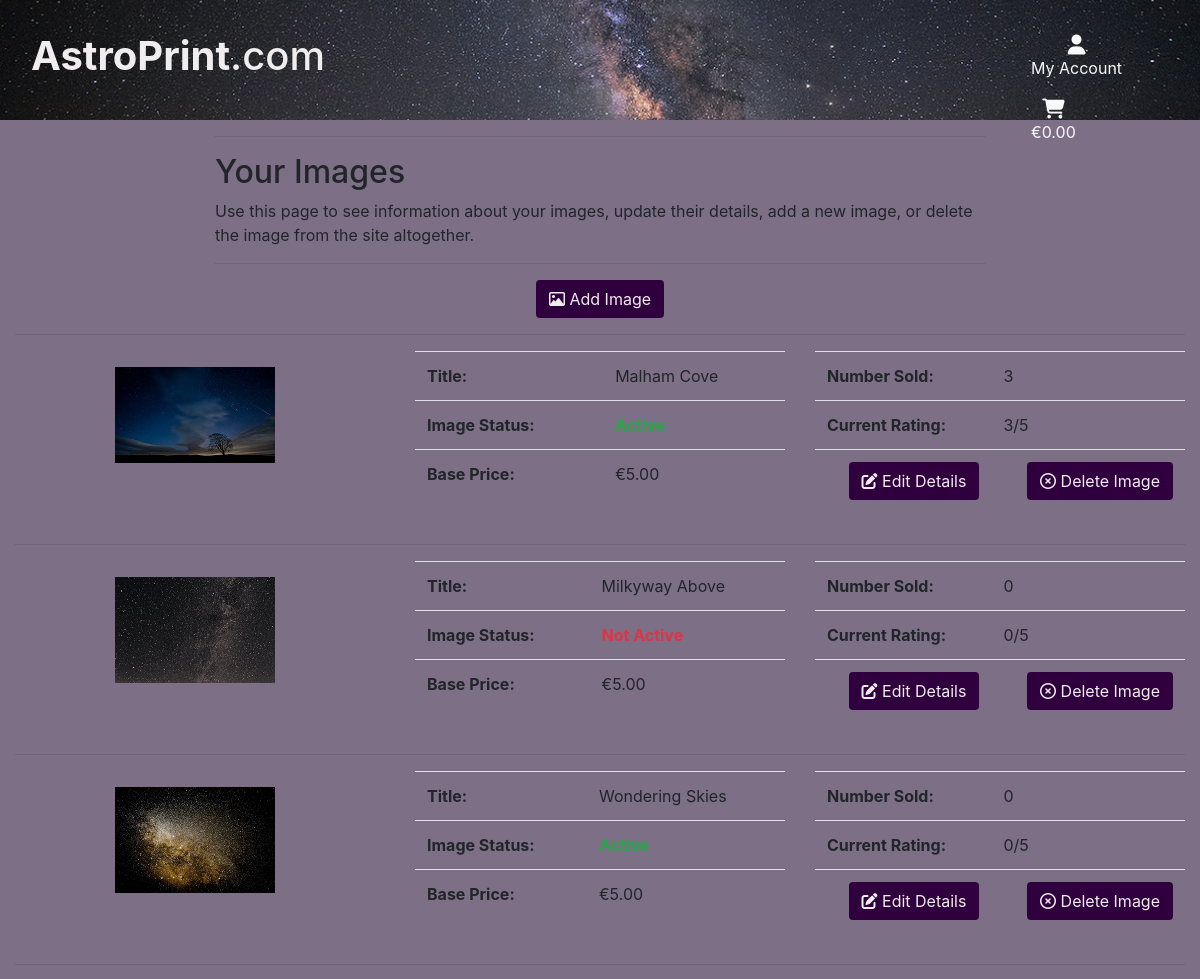
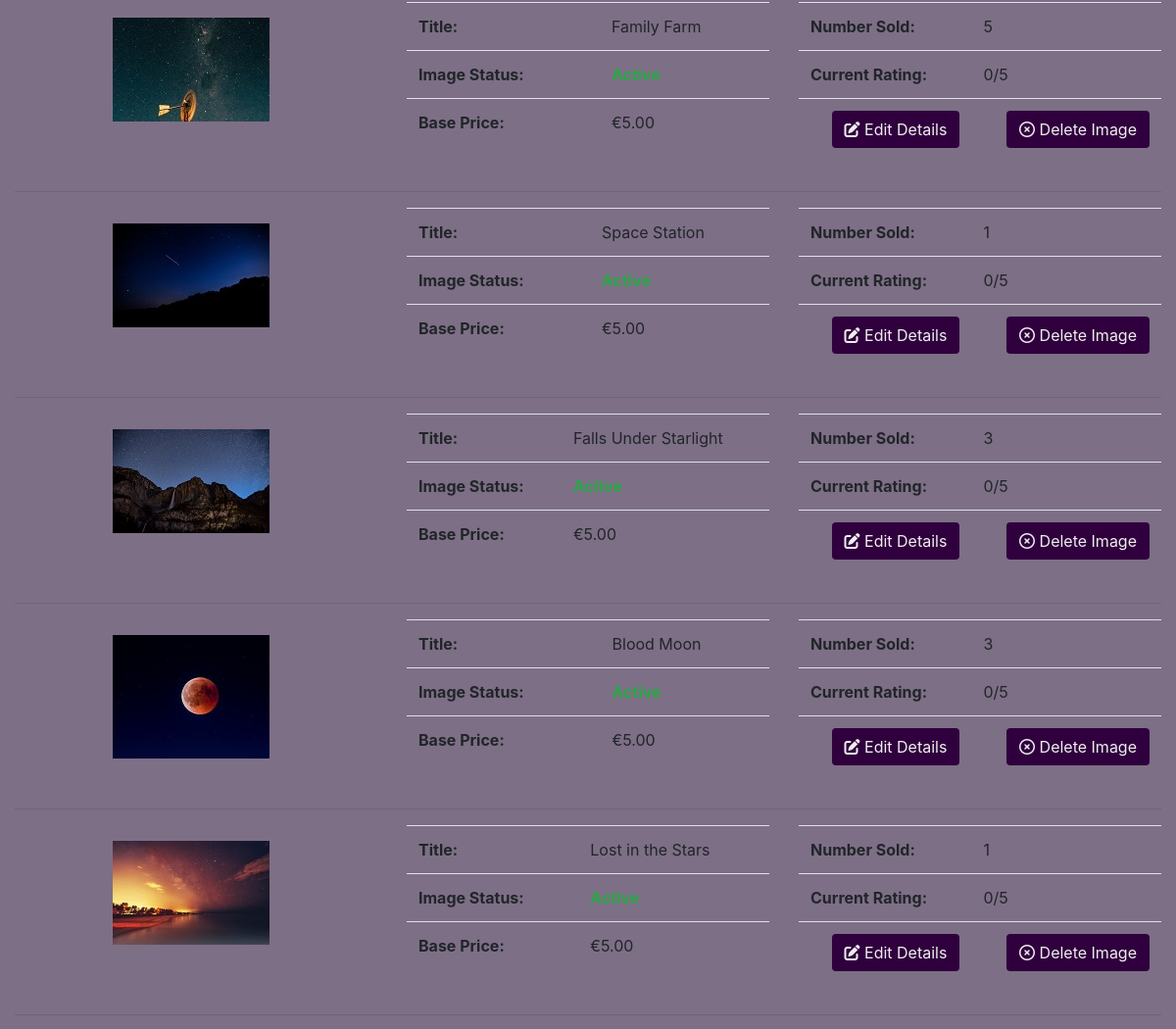
The page /seller_upload/site_management (upper part) on the database as committed earlier (2 pictures, top to bottom).
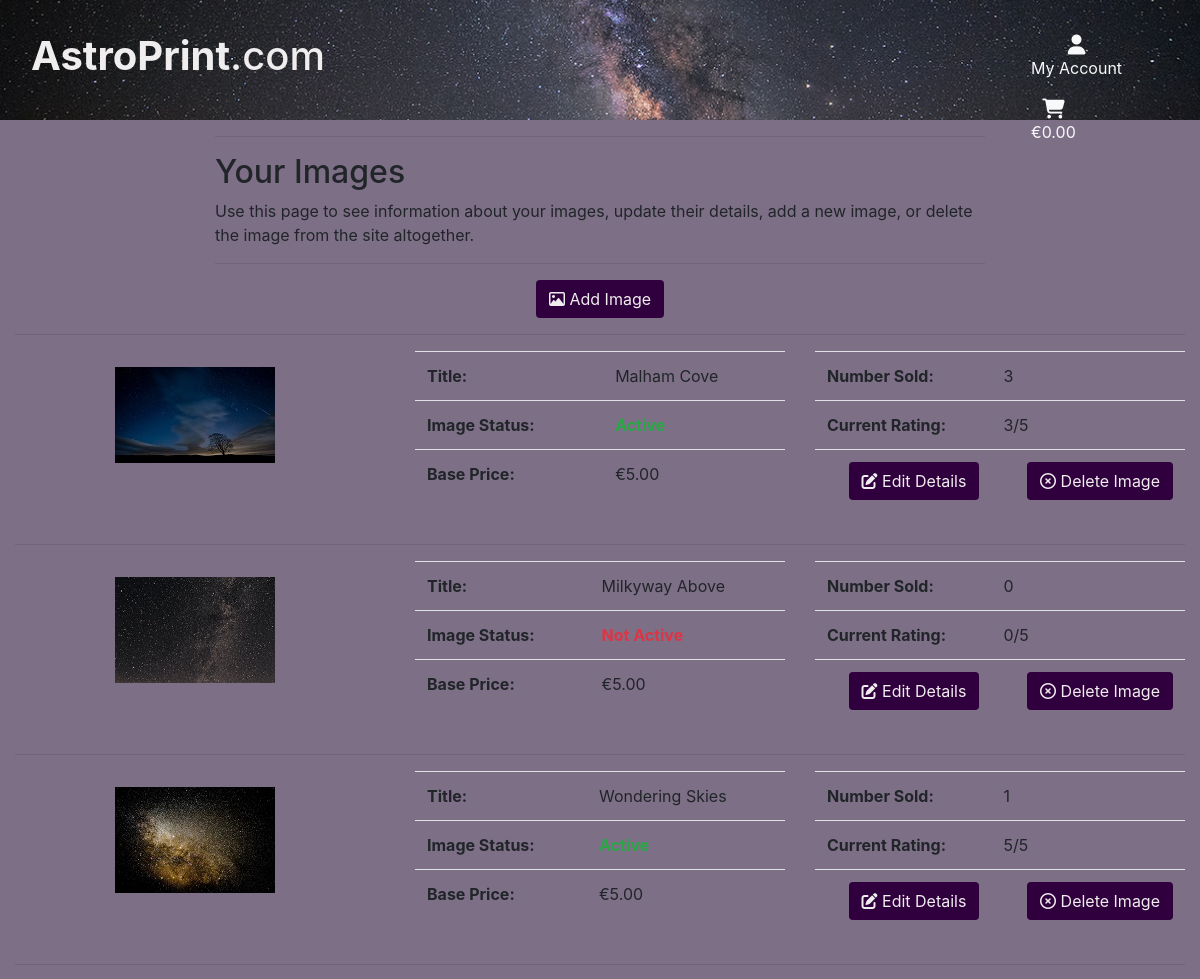
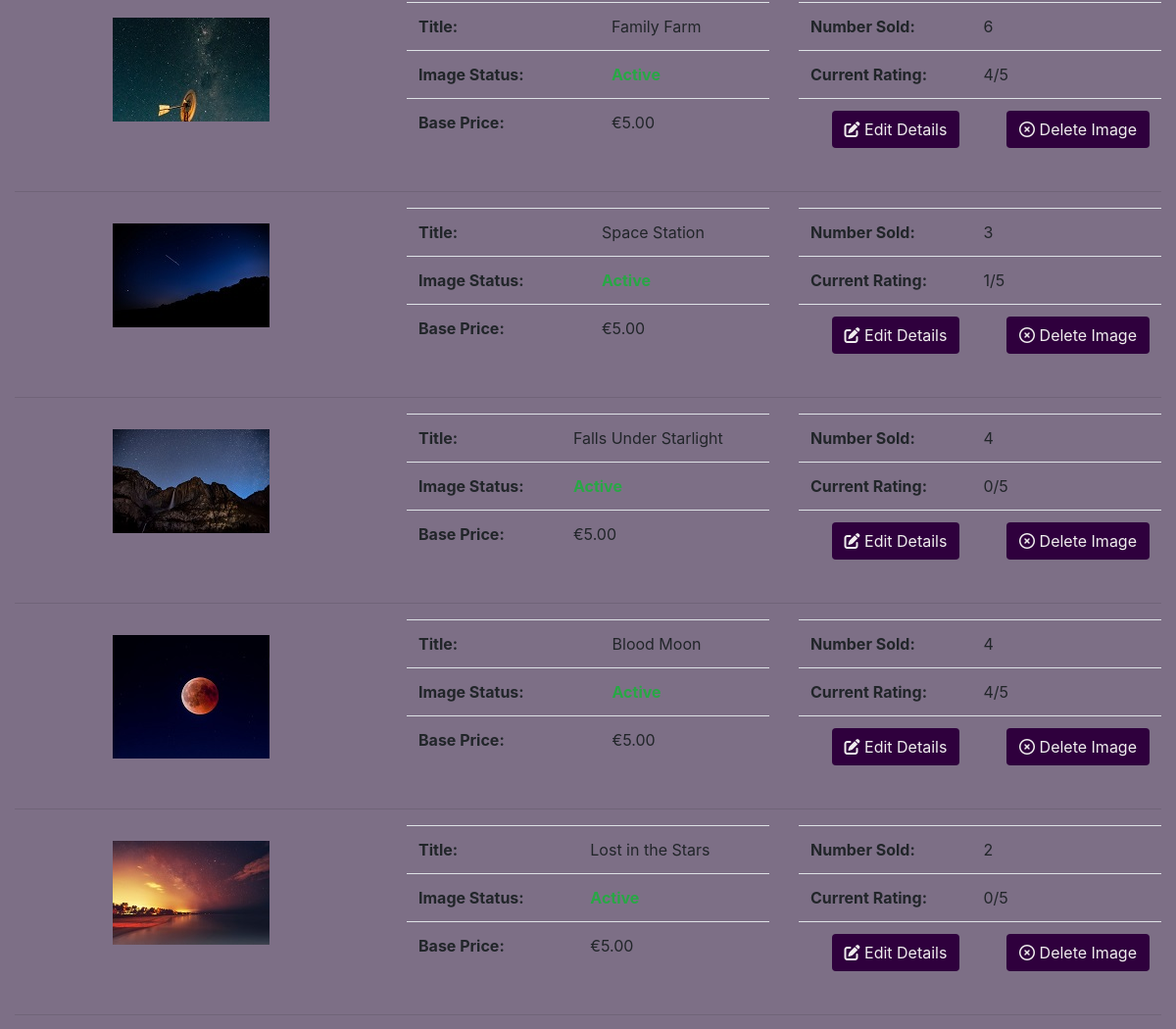
The same page on the database as committed later (2 pictures, top to bottom).
### images/models.py (models this page shows, shortened)
class Image(models.Model):
    prev_img = models.ImageField(verbose_name='', upload_to='user_images/')
    tmnl_img = models.ImageField(verbose_name='', upload_to='user_images/')
    img_title = models.CharField(max_length=75, null=False, blank=False)
    img_taken = models.DateField(null=True, blank=True)
    base_price = models.DecimalField(max_digits=6, decimal_places=2)
    user_id = models.ForeignKey(User, to_field='id', on_delete=models.CASCADE)
    img_status = models.BooleanField(default=False)
    vol_sold = models.IntegerField(default=0)
    img_rating = models.IntegerField(null=False, blank=False, default=0)
    img_data_id = models.ForeignKey(
        'Image_Data', to_field='id', on_delete=models.SET_NULL,
        null=True, blank=True
    )
    date_added = models.DateTimeField(auto_now_add=True)
    last_updated = models.DateTimeField(auto_now=True)

### seller_upload/views.py (the view)
# urls.py: path('site_management', views.all_images_su, name='all_images_su'),
def all_images_su(request):
    images = Image.objects.all()
    context = {
        'images': images,
    }
    return render(request, 'seller_upload/seller_show_images.html', context)

### shopping_bag/contexts.py (called while the page is built, shortened)
def bag_contents(request):
    bag_images = []
    total = 0
    prod_count = 0
    bag = request.session.get('bag', {})
    context = {
        'bag_images': bag_images,
        'total': total,
        'prod_count': prod_count,
    }
    return context

### seller_upload/templates/seller_upload/seller_show_images.html (shortened to what the changed rows need)
{% extends 'base.html' %}
{% load static %}
{% block content %}
    <div class="container-fluid">
        <div class="row">
            {% if request.user.is_superuser %}
                <div class="col-12 col-lg-8 offset-lg-2 text-center">
                    <hr>
                    <h2>Site Images</h2>
                    <p>
                        All Images currently on the site.
                    </p>
                    <hr>
                </div>
            {% else %}
                <div class="col-12 col-lg-8 offset-lg-2">
                    <h2>Your Images</h2>
                </div>
            {% endif %}
        </div>
        <div class="row">
            {% if not request.user.is_superuser %}
                <div class="col text-center">
                </div>
            {% endif %}
        </div>
        {% for image in images %}
            <div class="row">
                <div class="col-12 col-md-3 offset-md-1">
                    <img class="img-fluid mt-3" src="{{ image.tmnl_img.url }}" width="160" height="106">
                </div>
                <div class="col-12 col-md-4">
                    <table class="table">
                        <tr>
                            <th>Title: </th>
                            <td>{{ image.img_title }}</td>
                        </tr>
                        <tr>
                            <th>Image Status: </th>
                            {% if image.img_status == False %}
                                <td class="text-danger"><strong>Not Active</strong></td>
                            {% else %}
                                <td class="text-success"><strong>Active</strong></td>
                            {% endif %}
                        </tr>
                        <tr>
                            <th>Base Price: </th>
                            <td>€{{ image.base_price }}</td>
                        </tr>
                    </table>
                </div>
                <div class="col-12 col-md-4">
                    <table class="table">
                        <tr>
                            <th>Number Sold: </th>
                            <td>{{ image.vol_sold }}</td>
                        </tr>
                        <tr>
                            <th>Current Rating: </th>
                            <td>{{ image.img_rating }}/5</td>
                        </tr>
                        <tr>
                            <td>
                                <div class="submit-button text-right">
                                    <a href="{% url 'edit_image_details' image.id %}" class="btn btn-site">
                                        <span class="icon">
                                            <i class="fas fa-edit"></i>
                                        </span>
                                        <span>Edit Details</span>
                                    </a>
                                </div>
                            </td>
                            <td>
                                <div class="submit-button text-right">
                                    <a href="{% url 'delete_image' image.id %}" class="btn btn-site">
                                        <span class="icon">
                                            <i class="far fa-times-circle"></i>
                                        </span>
                                        <span>Delete Image</span>
                                    </a>
                                </div>
                            </td>
                        </tr>
                    </table>
                </div>
            </div>
            <hr>
        {% endfor %}
{% endblock %}

Rows that differ between the two databases and show on the page:
changed Image "Wondering Skies": vol_sold "0" → "1"; img_rating "0" → "5"
changed Image "Family Farm": vol_sold "5" → "6"; img_rating "0" → "4"
changed Image "Space Station": vol_sold "1" → "3"; img_rating "0" → "1"
changed Image "Falls Under Starlight": vol_sold "3" → "4"
changed Image "Blood Moon": vol_sold "3" → "4"; img_rating "0" → "4"
changed Image "Lost in the Stars": vol_sold "1" → "2"
